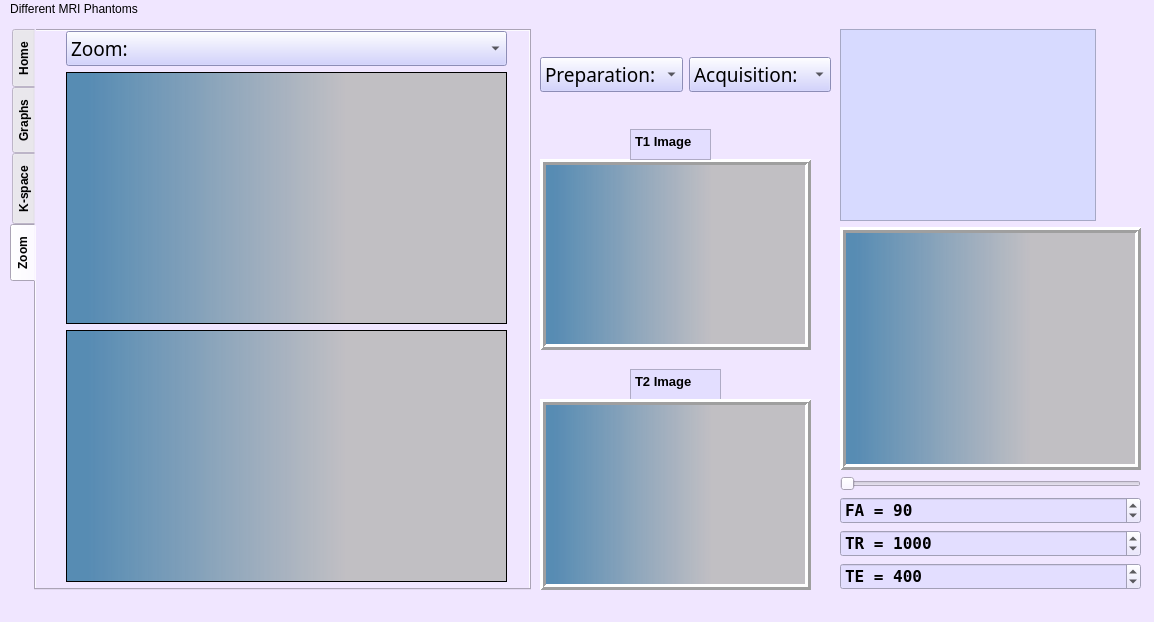
<?xml version="1.0" encoding="UTF-8"?>
<ui version="4.0">
 <class>MainWindow</class>
 <widget class="QMainWindow" name="MainWindow">
  <property name="geometry">
   <rect>
    <x>0</x>
    <y>0</y>
    <width>1154</width>
    <height>622</height>
   </rect>
  </property>
  <property name="windowTitle">
   <string>MainWindow</string>
  </property>
  <property name="styleSheet">
   <string notr="true">background-color:rgb(240, 230, 255)</string>
  </property>
  <widget class="QWidget" name="centralwidget">
   <widget class="QTabWidget" name="tabWidget">
    <property name="geometry">
     <rect>
      <x>10</x>
      <y>10</y>
      <width>521</width>
      <height>561</height>
     </rect>
    </property>
    <property name="font">
     <font>
      <pointsize>9</pointsize>
      <weight>75</weight>
      <italic>false</italic>
      <bold>true</bold>
     </font>
    </property>
    <property name="autoFillBackground">
     <bool>false</bool>
    </property>
    <property name="tabPosition">
     <enum>QTabWidget::West</enum>
    </property>
    <property name="tabShape">
     <enum>QTabWidget::Rounded</enum>
    </property>
    <property name="currentIndex">
     <number>3</number>
    </property>
    <property name="elideMode">
     <enum>Qt::ElideNone</enum>
    </property>
    <widget class="QWidget" name="tab">
     <attribute name="title">
      <string>Home</string>
     </attribute>
     <widget class="QPushButton" name="ernstAngle">
      <property name="geometry">
       <rect>
        <x>120</x>
        <y>420</y>
        <width>231</width>
        <height>41</height>
       </rect>
      </property>
      <property name="font">
       <font>
        <pointsize>13</pointsize>
        <weight>75</weight>
        <bold>true</bold>
       </font>
      </property>
      <property name="cursor">
       <cursorShape>PointingHandCursor</cursorShape>
      </property>
      <property name="styleSheet">
       <string notr="true">background-color:qlineargradient(spread:pad, x1:0, y1:0, x2:1, y2:0, stop:0 rgba(60, 124, 166, 217), stop:1 rgba(255, 255, 255, 255))</string>
      </property>
      <property name="text">
       <string>Draw Ernst Angle</string>
      </property>
      <property name="icon">
       <iconset>
        <normaloff>../../../.designer/MRIsimulation/shefaa/search-512.png</normaloff>../../../.designer/MRIsimulation/shefaa/search-512.png</iconset>
      </property>
      <property name="iconSize">
       <size>
        <width>35</width>
        <height>35</height>
       </size>
      </property>
     </widget>
     <widget class="QWidget" name="layoutWidget">
      <property name="geometry">
       <rect>
        <x>10</x>
        <y>10</y>
        <width>461</width>
        <height>101</height>
       </rect>
      </property>
      <layout class="QHBoxLayout" name="horizontalLayout_2">
       <item>
        <layout class="QVBoxLayout" name="verticalLayout_3">
         <item>
          <widget class="QComboBox" name="PhantomShape">
           <property name="sizePolicy">
            <sizepolicy hsizetype="Preferred" vsizetype="Fixed">
             <horstretch>0</horstretch>
             <verstretch>0</verstretch>
            </sizepolicy>
           </property>
           <property name="font">
            <font>
             <family>Baskerville Old Face</family>
             <pointsize>14</pointsize>
             <weight>50</weight>
             <bold>false</bold>
            </font>
           </property>
           <property name="styleSheet">
            <string notr="true">background-color:rgb(197, 197, 255)</string>
           </property>
           <item>
            <property name="text">
             <string>Phantom shape:</string>
            </property>
           </item>
           <item>
            <property name="text">
             <string>Shepp-Logan</string>
            </property>
           </item>
           <item>
            <property name="text">
             <string>Phantom 1</string>
            </property>
           </item>
           <item>
            <property name="text">
             <string>phantom 2</string>
            </property>
           </item>
          </widget>
         </item>
         <item>
          <widget class="QComboBox" name="PhantomSize">
           <property name="font">
            <font>
             <family>Baskerville Old Face</family>
             <pointsize>14</pointsize>
             <weight>50</weight>
             <bold>false</bold>
            </font>
           </property>
           <property name="styleSheet">
            <string notr="true">background-color:rgb(197, 197, 255)</string>
           </property>
           <property name="currentText">
            <string>Phantom size:</string>
           </property>
           <item>
            <property name="text">
             <string>Phantom size:</string>
            </property>
           </item>
           <item>
            <property name="text">
             <string>9</string>
            </property>
           </item>
           <item>
            <property name="text">
             <string>20</string>
            </property>
           </item>
           <item>
            <property name="text">
             <string>32</string>
            </property>
           </item>
           <item>
            <property name="text">
             <string>64</string>
            </property>
           </item>
           <item>
            <property name="text">
             <string>128</string>
            </property>
           </item>
           <item>
            <property name="text">
             <string>256</string>
            </property>
           </item>
           <item>
            <property name="text">
             <string>512</string>
            </property>
           </item>
          </widget>
         </item>
        </layout>
       </item>
       <item>
        <layout class="QVBoxLayout" name="verticalLayout_4">
         <item>
          <widget class="QPushButton" name="browse">
           <property name="font">
            <font>
             <pointsize>13</pointsize>
             <weight>75</weight>
             <bold>true</bold>
            </font>
           </property>
           <property name="cursor">
            <cursorShape>PointingHandCursor</cursorShape>
           </property>
           <property name="styleSheet">
            <string notr="true">background-color:qlineargradient(spread:pad, x1:0, y1:0, x2:1, y2:0, stop:0 rgba(60, 124, 166, 217), stop:1 rgba(255, 255, 255, 255))</string>
           </property>
           <property name="text">
            <string>Browse Phantom</string>
           </property>
           <property name="icon">
            <iconset>
             <normaloff>../../../.designer/MRIsimulation/shefaa/search-512.png</normaloff>../../../.designer/MRIsimulation/shefaa/search-512.png</iconset>
           </property>
           <property name="iconSize">
            <size>
             <width>35</width>
             <height>35</height>
            </size>
           </property>
          </widget>
         </item>
         <item>
          <widget class="QPushButton" name="createPhantom">
           <property name="font">
            <font>
             <pointsize>13</pointsize>
             <weight>75</weight>
             <bold>true</bold>
             <underline>false</underline>
             <strikeout>false</strikeout>
             <kerning>true</kerning>
            </font>
           </property>
           <property name="cursor">
            <cursorShape>PointingHandCursor</cursorShape>
           </property>
           <property name="styleSheet">
            <string notr="true">background-color:qlineargradient(spread:pad, x1:0, y1:0, x2:1, y2:0, stop:0 rgba(60, 124, 166, 217), stop:1 rgba(255, 255, 255, 255))</string>
           </property>
           <property name="text">
            <string>Create Phantom</string>
           </property>
           <property name="icon">
            <iconset>
             <normaloff>../../../.designer/MRIsimulation/shefaa/img_172965.png</normaloff>../../../.designer/MRIsimulation/shefaa/img_172965.png</iconset>
           </property>
           <property name="iconSize">
            <size>
             <width>35</width>
             <height>35</height>
            </size>
           </property>
           <property name="autoDefault">
            <bool>false</bool>
           </property>
           <property name="default">
            <bool>false</bool>
           </property>
           <property name="flat">
            <bool>false</bool>
           </property>
          </widget>
         </item>
        </layout>
       </item>
      </layout>
     </widget>
     <widget class="PlotWidget" name="AcquisionGraph">
      <property name="geometry">
       <rect>
        <x>165</x>
        <y>151</y>
        <width>311</width>
        <height>251</height>
       </rect>
      </property>
      <property name="styleSheet">
       <string notr="true">background-color:rgb(227, 222, 255)
</string>
      </property>
     </widget>
     <widget class="PlotWidget" name="preparationGraph">
      <property name="geometry">
       <rect>
        <x>10</x>
        <y>150</y>
        <width>151</width>
        <height>251</height>
       </rect>
      </property>
      <property name="styleSheet">
       <string notr="true">background-color:rgb(227, 222, 255)</string>
      </property>
     </widget>
     <widget class="QPushButton" name="maxErnstAngl">
      <property name="geometry">
       <rect>
        <x>30</x>
        <y>490</y>
        <width>231</width>
        <height>41</height>
       </rect>
      </property>
      <property name="font">
       <font>
        <pointsize>13</pointsize>
        <weight>75</weight>
        <bold>true</bold>
       </font>
      </property>
      <property name="cursor">
       <cursorShape>PointingHandCursor</cursorShape>
      </property>
      <property name="styleSheet">
       <string notr="true">background-color:qlineargradient(spread:pad, x1:0, y1:0, x2:1, y2:0, stop:0 rgba(60, 124, 166, 217), stop:1 rgba(255, 255, 255, 255))</string>
      </property>
      <property name="text">
       <string>Max Ernst Angle</string>
      </property>
      <property name="icon">
       <iconset>
        <normaloff>../../../.designer/MRIsimulation/shefaa/search-512.png</normaloff>../../../.designer/MRIsimulation/shefaa/search-512.png</iconset>
      </property>
      <property name="iconSize">
       <size>
        <width>35</width>
        <height>35</height>
       </size>
      </property>
     </widget>
     <widget class="QPlainTextEdit" name="plainTextEdit_3">
      <property name="geometry">
       <rect>
        <x>290</x>
        <y>490</y>
        <width>141</width>
        <height>41</height>
       </rect>
      </property>
      <property name="sizePolicy">
       <sizepolicy hsizetype="Fixed" vsizetype="Fixed">
        <horstretch>0</horstretch>
        <verstretch>0</verstretch>
       </sizepolicy>
      </property>
      <property name="font">
       <font>
        <pointsize>15</pointsize>
        <weight>75</weight>
        <bold>true</bold>
       </font>
      </property>
      <property name="styleSheet">
       <string notr="true">background-color:rgb(227, 222, 255)</string>
      </property>
      <property name="readOnly">
       <bool>true</bool>
      </property>
      <property name="plainText">
       <string/>
      </property>
     </widget>
    </widget>
    <widget class="QWidget" name="tab_2">
     <attribute name="title">
      <string>Graphs</string>
     </attribute>
     <layout class="QGridLayout" name="gridLayout_3">
      <item row="3" column="1">
       <widget class="PlotWidget" name="T2">
        <property name="styleSheet">
         <string notr="true">background-color:rgb(227, 222, 255)</string>
        </property>
       </widget>
      </item>
      <item row="0" column="1">
       <widget class="PlotWidget" name="T1">
        <property name="styleSheet">
         <string notr="true">background-color:rgb(227, 222, 255)</string>
        </property>
       </widget>
      </item>
      <item row="0" column="0">
       <spacer name="verticalSpacer_2">
        <property name="orientation">
         <enum>Qt::Vertical</enum>
        </property>
        <property name="sizeHint" stdset="0">
         <size>
          <width>20</width>
          <height>40</height>
         </size>
        </property>
       </spacer>
      </item>
      <item row="0" column="2">
       <spacer name="verticalSpacer">
        <property name="orientation">
         <enum>Qt::Vertical</enum>
        </property>
        <property name="sizeHint" stdset="0">
         <size>
          <width>20</width>
          <height>40</height>
         </size>
        </property>
       </spacer>
      </item>
      <item row="6" column="1" colspan="3">
       <widget class="QSpinBox" name="time_span">
        <property name="font">
         <font>
          <family>NSimSun</family>
          <pointsize>12</pointsize>
          <weight>75</weight>
          <bold>true</bold>
         </font>
        </property>
        <property name="styleSheet">
         <string notr="true">background-color:rgb(227, 222, 255)</string>
        </property>
        <property name="prefix">
         <string>t = </string>
        </property>
        <property name="maximum">
         <number>2000</number>
        </property>
        <property name="value">
         <number>1000</number>
        </property>
       </widget>
      </item>
      <item row="2" column="1">
       <spacer name="horizontalSpacer_7">
        <property name="orientation">
         <enum>Qt::Horizontal</enum>
        </property>
        <property name="sizeHint" stdset="0">
         <size>
          <width>40</width>
          <height>20</height>
         </size>
        </property>
       </spacer>
      </item>
      <item row="1" column="1">
       <spacer name="horizontalSpacer_8">
        <property name="orientation">
         <enum>Qt::Horizontal</enum>
        </property>
        <property name="sizeHint" stdset="0">
         <size>
          <width>40</width>
          <height>20</height>
         </size>
        </property>
       </spacer>
      </item>
     </layout>
    </widget>
    <widget class="QWidget" name="tab_5">
     <attribute name="title">
      <string>K-space</string>
     </attribute>
     <widget class="QWidget" name="layoutWidget">
      <property name="geometry">
       <rect>
        <x>50</x>
        <y>10</y>
        <width>381</width>
        <height>531</height>
       </rect>
      </property>
      <layout class="QVBoxLayout" name="verticalLayout">
       <item>
        <widget class="QSpinBox" name="StartUpCycle_2">
         <property name="font">
          <font>
           <family>NSimSun</family>
           <pointsize>12</pointsize>
           <weight>75</weight>
           <bold>true</bold>
          </font>
         </property>
         <property name="styleSheet">
          <string notr="true">background-color:rgb(227, 222, 255)</string>
         </property>
         <property name="prefix">
          <string>Start Up Cycle = </string>
         </property>
         <property name="maximum">
          <number>100</number>
         </property>
         <property name="value">
          <number>0</number>
         </property>
        </widget>
       </item>
       <item>
        <widget class="QComboBox" name="Artifacts">
         <property name="font">
          <font>
           <family>Baskerville Old Face</family>
           <pointsize>14</pointsize>
           <weight>50</weight>
           <bold>false</bold>
          </font>
         </property>
         <property name="styleSheet">
          <string notr="true">background-color:rgb(197, 197, 255)
</string>
         </property>
         <property name="currentText">
          <string>Artifacts:</string>
         </property>
         <item>
          <property name="text">
           <string>Artifacts:</string>
          </property>
         </item>
         <item>
          <property name="text">
           <string>Normal</string>
          </property>
         </item>
         <item>
          <property name="text">
           <string>Aliasing</string>
          </property>
         </item>
         <item>
          <property name="text">
           <string>ImproperSampling</string>
          </property>
         </item>
        </widget>
       </item>
       <item>
        <widget class="QLabel" name="label_2">
         <property name="sizePolicy">
          <sizepolicy hsizetype="Ignored" vsizetype="Ignored">
           <horstretch>0</horstretch>
           <verstretch>0</verstretch>
          </sizepolicy>
         </property>
         <property name="minimumSize">
          <size>
           <width>64</width>
           <height>64</height>
          </size>
         </property>
         <property name="styleSheet">
          <string notr="true">background-color:qlineargradient(spread:repeat, x1:0, y1:0, x2:1, y2:0, stop:0.0497512 rgba(60, 124, 166, 217), stop:0.631841 rgba(191, 189, 193, 245))</string>
         </property>
         <property name="frameShape">
          <enum>QFrame::Box</enum>
         </property>
         <property name="frameShadow">
          <enum>QFrame::Sunken</enum>
         </property>
         <property name="text">
          <string/>
         </property>
         <property name="scaledContents">
          <bool>true</bool>
         </property>
        </widget>
       </item>
       <item>
        <widget class="QLabel" name="label_3">
         <property name="sizePolicy">
          <sizepolicy hsizetype="Ignored" vsizetype="Ignored">
           <horstretch>0</horstretch>
           <verstretch>0</verstretch>
          </sizepolicy>
         </property>
         <property name="minimumSize">
          <size>
           <width>64</width>
           <height>64</height>
          </size>
         </property>
         <property name="styleSheet">
          <string notr="true">background-color:qlineargradient(spread:repeat, x1:0, y1:0, x2:1, y2:0, stop:0.0497512 rgba(60, 124, 166, 217), stop:0.631841 rgba(191, 189, 193, 245))</string>
         </property>
         <property name="frameShape">
          <enum>QFrame::Box</enum>
         </property>
         <property name="frameShadow">
          <enum>QFrame::Sunken</enum>
         </property>
         <property name="text">
          <string/>
         </property>
         <property name="scaledContents">
          <bool>true</bool>
         </property>
        </widget>
       </item>
       <item>
        <widget class="QPushButton" name="start">
         <property name="sizePolicy">
          <sizepolicy hsizetype="Preferred" vsizetype="Fixed">
           <horstretch>0</horstretch>
           <verstretch>0</verstretch>
          </sizepolicy>
         </property>
         <property name="font">
          <font>
           <pointsize>12</pointsize>
           <weight>75</weight>
           <italic>false</italic>
           <bold>true</bold>
           <strikeout>false</strikeout>
          </font>
         </property>
         <property name="styleSheet">
          <string notr="true">background-color:qlineargradient(spread:pad, x1:0, y1:0, x2:1, y2:0, stop:0 rgba(60, 124, 166, 217), stop:1 rgba(255, 255, 255, 255))</string>
         </property>
         <property name="text">
          <string>Start</string>
         </property>
        </widget>
       </item>
      </layout>
     </widget>
    </widget>
    <widget class="QWidget" name="tab_3">
     <attribute name="title">
      <string>Zoom</string>
     </attribute>
     <widget class="QWidget" name="layoutWidget">
      <property name="geometry">
       <rect>
        <x>30</x>
        <y>0</y>
        <width>441</width>
        <height>551</height>
       </rect>
      </property>
      <layout class="QVBoxLayout" name="verticalLayout_5">
       <item>
        <widget class="QComboBox" name="Zoom">
         <property name="sizePolicy">
          <sizepolicy hsizetype="Preferred" vsizetype="Fixed">
           <horstretch>0</horstretch>
           <verstretch>0</verstretch>
          </sizepolicy>
         </property>
         <property name="font">
          <font>
           <family>Baskerville Old Face</family>
           <pointsize>14</pointsize>
           <weight>50</weight>
           <bold>false</bold>
          </font>
         </property>
         <property name="styleSheet">
          <string notr="true">background-color:rgb(197, 197, 255)
</string>
         </property>
         <item>
          <property name="text">
           <string>Zoom:</string>
          </property>
         </item>
         <item>
          <property name="text">
           <string>Linked</string>
          </property>
         </item>
         <item>
          <property name="text">
           <string>NonLinked</string>
          </property>
         </item>
        </widget>
       </item>
       <item>
        <widget class="QGraphicsView" name="graphicsView_Image">
         <property name="sizePolicy">
          <sizepolicy hsizetype="Expanding" vsizetype="Expanding">
           <horstretch>0</horstretch>
           <verstretch>0</verstretch>
          </sizepolicy>
         </property>
         <property name="styleSheet">
          <string notr="true">background-color:qlineargradient(spread:repeat, x1:0, y1:0, x2:1, y2:0, stop:0.0497512 rgba(60, 124, 166, 217), stop:0.631841 rgba(191, 189, 193, 245))</string>
         </property>
        </widget>
       </item>
       <item>
        <widget class="QGraphicsView" name="graphicsView_Phantom">
         <property name="sizePolicy">
          <sizepolicy hsizetype="Expanding" vsizetype="Expanding">
           <horstretch>0</horstretch>
           <verstretch>0</verstretch>
          </sizepolicy>
         </property>
         <property name="styleSheet">
          <string notr="true">background-color:qlineargradient(spread:repeat, x1:0, y1:0, x2:1, y2:0, stop:0.0497512 rgba(60, 124, 166, 217), stop:0.631841 rgba(191, 189, 193, 245))</string>
         </property>
        </widget>
       </item>
      </layout>
     </widget>
    </widget>
   </widget>
   <widget class="QWidget" name="layoutWidget">
    <property name="geometry">
     <rect>
      <x>0</x>
      <y>0</y>
      <width>2</width>
      <height>2</height>
     </rect>
    </property>
    <layout class="QVBoxLayout" name="verticalLayout_7"/>
   </widget>
   <widget class="QWidget" name="layoutWidget">
    <property name="geometry">
     <rect>
      <x>0</x>
      <y>0</y>
      <width>2</width>
      <height>2</height>
     </rect>
    </property>
    <layout class="QGridLayout" name="gridLayout_2"/>
   </widget>
   <widget class="QLabel" name="labelT1">
    <property name="geometry">
     <rect>
      <x>540</x>
      <y>140</y>
      <width>271</width>
      <height>191</height>
     </rect>
    </property>
    <property name="sizePolicy">
     <sizepolicy hsizetype="Ignored" vsizetype="Ignored">
      <horstretch>0</horstretch>
      <verstretch>0</verstretch>
     </sizepolicy>
    </property>
    <property name="cursor">
     <cursorShape>CrossCursor</cursorShape>
    </property>
    <property name="styleSheet">
     <string notr="true">background-color:qlineargradient(spread:repeat, x1:0, y1:0, x2:1, y2:0, stop:0.0497512 rgba(60, 124, 166, 217), stop:0.631841 rgba(191, 189, 193, 245))</string>
    </property>
    <property name="frameShape">
     <enum>QFrame::Box</enum>
    </property>
    <property name="frameShadow">
     <enum>QFrame::Raised</enum>
    </property>
    <property name="lineWidth">
     <number>3</number>
    </property>
    <property name="midLineWidth">
     <number>0</number>
    </property>
    <property name="text">
     <string/>
    </property>
    <property name="textFormat">
     <enum>Qt::AutoText</enum>
    </property>
    <property name="scaledContents">
     <bool>true</bool>
    </property>
   </widget>
   <widget class="QPlainTextEdit" name="plainTextEdit_2">
    <property name="geometry">
     <rect>
      <x>630</x>
      <y>350</y>
      <width>91</width>
      <height>31</height>
     </rect>
    </property>
    <property name="sizePolicy">
     <sizepolicy hsizetype="Fixed" vsizetype="Fixed">
      <horstretch>0</horstretch>
      <verstretch>0</verstretch>
     </sizepolicy>
    </property>
    <property name="font">
     <font>
      <pointsize>10</pointsize>
      <weight>75</weight>
      <bold>true</bold>
     </font>
    </property>
    <property name="styleSheet">
     <string notr="true">background-color:rgb(227, 222, 255)</string>
    </property>
    <property name="plainText">
     <string>T2 Image</string>
    </property>
   </widget>
   <widget class="QLabel" name="LabelT2">
    <property name="geometry">
     <rect>
      <x>540</x>
      <y>380</y>
      <width>271</width>
      <height>191</height>
     </rect>
    </property>
    <property name="sizePolicy">
     <sizepolicy hsizetype="Ignored" vsizetype="Ignored">
      <horstretch>0</horstretch>
      <verstretch>0</verstretch>
     </sizepolicy>
    </property>
    <property name="cursor">
     <cursorShape>CrossCursor</cursorShape>
    </property>
    <property name="styleSheet">
     <string notr="true">background-color:qlineargradient(spread:repeat, x1:0, y1:0, x2:1, y2:0, stop:0.0497512 rgba(60, 124, 166, 217), stop:0.631841 rgba(191, 189, 193, 245))</string>
    </property>
    <property name="frameShape">
     <enum>QFrame::Box</enum>
    </property>
    <property name="frameShadow">
     <enum>QFrame::Raised</enum>
    </property>
    <property name="lineWidth">
     <number>3</number>
    </property>
    <property name="midLineWidth">
     <number>0</number>
    </property>
    <property name="text">
     <string/>
    </property>
    <property name="textFormat">
     <enum>Qt::AutoText</enum>
    </property>
    <property name="scaledContents">
     <bool>true</bool>
    </property>
   </widget>
   <widget class="QPlainTextEdit" name="plainTextEdit1">
    <property name="geometry">
     <rect>
      <x>630</x>
      <y>110</y>
      <width>81</width>
      <height>31</height>
     </rect>
    </property>
    <property name="sizePolicy">
     <sizepolicy hsizetype="Fixed" vsizetype="Fixed">
      <horstretch>0</horstretch>
      <verstretch>0</verstretch>
     </sizepolicy>
    </property>
    <property name="font">
     <font>
      <pointsize>10</pointsize>
      <weight>75</weight>
      <bold>true</bold>
     </font>
    </property>
    <property name="styleSheet">
     <string notr="true">background-color:rgb(227, 222, 255)</string>
    </property>
    <property name="plainText">
     <string>T1 Image</string>
    </property>
   </widget>
   <widget class="QWidget" name="layoutWidget">
    <property name="geometry">
     <rect>
      <x>540</x>
      <y>10</y>
      <width>291</width>
      <height>91</height>
     </rect>
    </property>
    <layout class="QHBoxLayout" name="horizontalLayout">
     <item>
      <widget class="QComboBox" name="Preb">
       <property name="font">
        <font>
         <family>Baskerville Old Face</family>
         <pointsize>14</pointsize>
         <weight>50</weight>
         <bold>false</bold>
        </font>
       </property>
       <property name="styleSheet">
        <string notr="true">background-color:rgb(197, 197, 255)</string>
       </property>
       <property name="currentText">
        <string>Preparation:</string>
       </property>
       <item>
        <property name="text">
         <string>Preparation:</string>
        </property>
       </item>
       <item>
        <property name="text">
         <string>NoPreb</string>
        </property>
       </item>
       <item>
        <property name="text">
         <string>T1IR</string>
        </property>
       </item>
       <item>
        <property name="text">
         <string>T2Preb</string>
        </property>
       </item>
       <item>
        <property name="text">
         <string>Tagging</string>
        </property>
       </item>
      </widget>
     </item>
     <item>
      <widget class="QComboBox" name="aquise">
       <property name="font">
        <font>
         <family>Baskerville Old Face</family>
         <pointsize>14</pointsize>
         <weight>50</weight>
         <bold>false</bold>
        </font>
       </property>
       <property name="styleSheet">
        <string notr="true">background-color:rgb(197, 197, 255)</string>
       </property>
       <property name="currentText">
        <string>Acquisition:</string>
       </property>
       <item>
        <property name="text">
         <string>Acquisition:</string>
        </property>
       </item>
       <item>
        <property name="text">
         <string>SSFP</string>
        </property>
       </item>
       <item>
        <property name="text">
         <string>SpinEcho</string>
        </property>
       </item>
       <item>
        <property name="text">
         <string>GRE</string>
        </property>
       </item>
       <item>
        <property name="text">
         <string/>
        </property>
       </item>
      </widget>
     </item>
    </layout>
   </widget>
   <widget class="QWidget" name="layoutWidget">
    <property name="geometry">
     <rect>
      <x>840</x>
      <y>10</y>
      <width>301</width>
      <height>561</height>
     </rect>
    </property>
    <layout class="QVBoxLayout" name="verticalLayout_2">
     <item>
      <widget class="QPlainTextEdit" name="plainTextEdit">
       <property name="sizePolicy">
        <sizepolicy hsizetype="Fixed" vsizetype="Fixed">
         <horstretch>0</horstretch>
         <verstretch>0</verstretch>
        </sizepolicy>
       </property>
       <property name="font">
        <font>
         <pointsize>15</pointsize>
         <weight>75</weight>
         <bold>true</bold>
        </font>
       </property>
       <property name="styleSheet">
        <string notr="true">background-color:
rgb(215, 218, 255)</string>
       </property>
       <property name="readOnly">
        <bool>true</bool>
       </property>
       <property name="plainText">
        <string/>
       </property>
      </widget>
     </item>
     <item>
      <widget class="QLabel" name="label">
       <property name="sizePolicy">
        <sizepolicy hsizetype="Ignored" vsizetype="Ignored">
         <horstretch>0</horstretch>
         <verstretch>0</verstretch>
        </sizepolicy>
       </property>
       <property name="cursor">
        <cursorShape>CrossCursor</cursorShape>
       </property>
       <property name="styleSheet">
        <string notr="true">background-color:qlineargradient(spread:repeat, x1:0, y1:0, x2:1, y2:0, stop:0.0497512 rgba(60, 124, 166, 217), stop:0.631841 rgba(191, 189, 193, 245))</string>
       </property>
       <property name="frameShape">
        <enum>QFrame::Box</enum>
       </property>
       <property name="frameShadow">
        <enum>QFrame::Raised</enum>
       </property>
       <property name="lineWidth">
        <number>3</number>
       </property>
       <property name="midLineWidth">
        <number>0</number>
       </property>
       <property name="text">
        <string/>
       </property>
       <property name="textFormat">
        <enum>Qt::AutoText</enum>
       </property>
       <property name="scaledContents">
        <bool>true</bool>
       </property>
      </widget>
     </item>
     <item>
      <widget class="QSlider" name="horizontalSlider">
       <property name="orientation">
        <enum>Qt::Horizontal</enum>
       </property>
      </widget>
     </item>
     <item>
      <widget class="QSpinBox" name="FA">
       <property name="font">
        <font>
         <family>NSimSun</family>
         <pointsize>12</pointsize>
         <weight>75</weight>
         <bold>true</bold>
        </font>
       </property>
       <property name="styleSheet">
        <string notr="true">background-color:rgb(227, 222, 255)</string>
       </property>
       <property name="prefix">
        <string>FA = </string>
       </property>
       <property name="maximum">
        <number>360</number>
       </property>
       <property name="singleStep">
        <number>0</number>
       </property>
       <property name="value">
        <number>90</number>
       </property>
      </widget>
     </item>
     <item>
      <widget class="QSpinBox" name="TR">
       <property name="font">
        <font>
         <family>NSimSun</family>
         <pointsize>12</pointsize>
         <weight>75</weight>
         <bold>true</bold>
        </font>
       </property>
       <property name="styleSheet">
        <string notr="true">background-color:rgb(227, 222, 255)</string>
       </property>
       <property name="inputMethodHints">
        <set>Qt::ImhDigitsOnly</set>
       </property>
       <property name="prefix">
        <string>TR = </string>
       </property>
       <property name="maximum">
        <number>20000</number>
       </property>
       <property name="singleStep">
        <number>0</number>
       </property>
       <property name="value">
        <number>1000</number>
       </property>
       <property name="displayIntegerBase">
        <number>10</number>
       </property>
      </widget>
     </item>
     <item>
      <widget class="QSpinBox" name="TE">
       <property name="font">
        <font>
         <family>NSimSun</family>
         <pointsize>12</pointsize>
         <weight>75</weight>
         <bold>true</bold>
        </font>
       </property>
       <property name="styleSheet">
        <string notr="true">background-color:rgb(227, 222, 255)</string>
       </property>
       <property name="suffix">
        <string/>
       </property>
       <property name="prefix">
        <string>TE = </string>
       </property>
       <property name="maximum">
        <number>2000</number>
       </property>
       <property name="singleStep">
        <number>0</number>
       </property>
       <property name="value">
        <number>400</number>
       </property>
      </widget>
     </item>
    </layout>
   </widget>
  </widget>
  <widget class="QMenuBar" name="menubar">
   <property name="geometry">
    <rect>
     <x>0</x>
     <y>0</y>
     <width>1154</width>
     <height>20</height>
    </rect>
   </property>
   <widget class="QMenu" name="menuShepp_Logan_phantom_and_features">
    <property name="tearOffEnabled">
     <bool>false</bool>
    </property>
    <property name="title">
     <string>Different MRI Phantoms</string>
    </property>
    <property name="separatorsCollapsible">
     <bool>false</bool>
    </property>
    <property name="toolTipsVisible">
     <bool>false</bool>
    </property>
   </widget>
   <addaction name="menuShepp_Logan_phantom_and_features"/>
  </widget>
  <widget class="QStatusBar" name="statusbar"/>
 </widget>
 <customwidgets>
  <customwidget>
   <class>PlotWidget</class>
   <extends>QGraphicsView</extends>
   <header>pyqtgraph</header>
  </customwidget>
 </customwidgets>
 <resources/>
 <connections/>
</ui>
